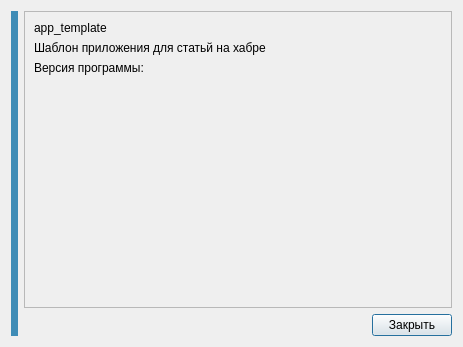
<?xml version="1.0" encoding="UTF-8"?>
<ui version="4.0">
 <class>about_dialog</class>
 <widget class="QDialog" name="about_dialog">
  <property name="geometry">
   <rect>
    <x>0</x>
    <y>0</y>
    <width>463</width>
    <height>347</height>
   </rect>
  </property>
  <property name="sizePolicy">
   <sizepolicy hsizetype="Preferred" vsizetype="Preferred">
    <horstretch>0</horstretch>
    <verstretch>0</verstretch>
   </sizepolicy>
  </property>
  <property name="minimumSize">
   <size>
    <width>0</width>
    <height>0</height>
   </size>
  </property>
  <property name="maximumSize">
   <size>
    <width>99999</width>
    <height>99999</height>
   </size>
  </property>
  <property name="windowTitle">
   <string>О программе app_template</string>
  </property>
  <property name="windowIcon">
   <iconset resource="../resources/icons.qrc">
    <normaloff>:/icons/icons/graph_2.png</normaloff>:/icons/icons/graph_2.png</iconset>
  </property>
  <layout class="QHBoxLayout" name="horizontalLayout_2">
   <item>
    <widget class="QLabel" name="label">
     <property name="sizePolicy">
      <sizepolicy hsizetype="Preferred" vsizetype="Preferred">
       <horstretch>0</horstretch>
       <verstretch>0</verstretch>
      </sizepolicy>
     </property>
     <property name="styleSheet">
      <string notr="true">background-color:#3f8cb6;</string>
     </property>
     <property name="text">
      <string/>
     </property>
     <property name="pixmap">
      <pixmap resource="../resources/icons.qrc">:/images/images/just_for_fun.png</pixmap>
     </property>
    </widget>
   </item>
   <item>
    <layout class="QVBoxLayout" name="verticalLayout">
     <item>
      <widget class="QFrame" name="frame">
       <property name="sizePolicy">
        <sizepolicy hsizetype="Preferred" vsizetype="Expanding">
         <horstretch>0</horstretch>
         <verstretch>0</verstretch>
        </sizepolicy>
       </property>
       <property name="frameShape">
        <enum>QFrame::StyledPanel</enum>
       </property>
       <property name="frameShadow">
        <enum>QFrame::Plain</enum>
       </property>
       <layout class="QGridLayout" name="gridLayout">
        <item row="1" column="0">
         <widget class="QLabel" name="label_2">
          <property name="sizePolicy">
           <sizepolicy hsizetype="Preferred" vsizetype="Preferred">
            <horstretch>0</horstretch>
            <verstretch>0</verstretch>
           </sizepolicy>
          </property>
          <property name="text">
           <string>Шаблон приложения для статьй на хабре</string>
          </property>
          <property name="alignment">
           <set>Qt::AlignLeading|Qt::AlignLeft|Qt::AlignTop</set>
          </property>
          <property name="wordWrap">
           <bool>true</bool>
          </property>
         </widget>
        </item>
        <item row="2" column="0">
         <widget class="QLabel" name="version_label">
          <property name="sizePolicy">
           <sizepolicy hsizetype="Preferred" vsizetype="Expanding">
            <horstretch>0</horstretch>
            <verstretch>0</verstretch>
           </sizepolicy>
          </property>
          <property name="text">
           <string>Версия программы: </string>
          </property>
          <property name="alignment">
           <set>Qt::AlignLeading|Qt::AlignLeft|Qt::AlignTop</set>
          </property>
         </widget>
        </item>
        <item row="0" column="0">
         <widget class="QLabel" name="label_3">
          <property name="text">
           <string>app_template</string>
          </property>
         </widget>
        </item>
       </layout>
      </widget>
     </item>
     <item>
      <layout class="QHBoxLayout" name="horizontalLayout">
       <item>
        <spacer name="horizontalSpacer">
         <property name="orientation">
          <enum>Qt::Horizontal</enum>
         </property>
         <property name="sizeHint" stdset="0">
          <size>
           <width>40</width>
           <height>20</height>
          </size>
         </property>
        </spacer>
       </item>
       <item>
        <widget class="QPushButton" name="close_button">
         <property name="text">
          <string>Закрыть</string>
         </property>
        </widget>
       </item>
      </layout>
     </item>
    </layout>
   </item>
  </layout>
 </widget>
 <resources>
  <include location="../resources/icons.qrc"/>
  <include location="../resources/icons.qrc"/>
 </resources>
 <connections/>
</ui>
